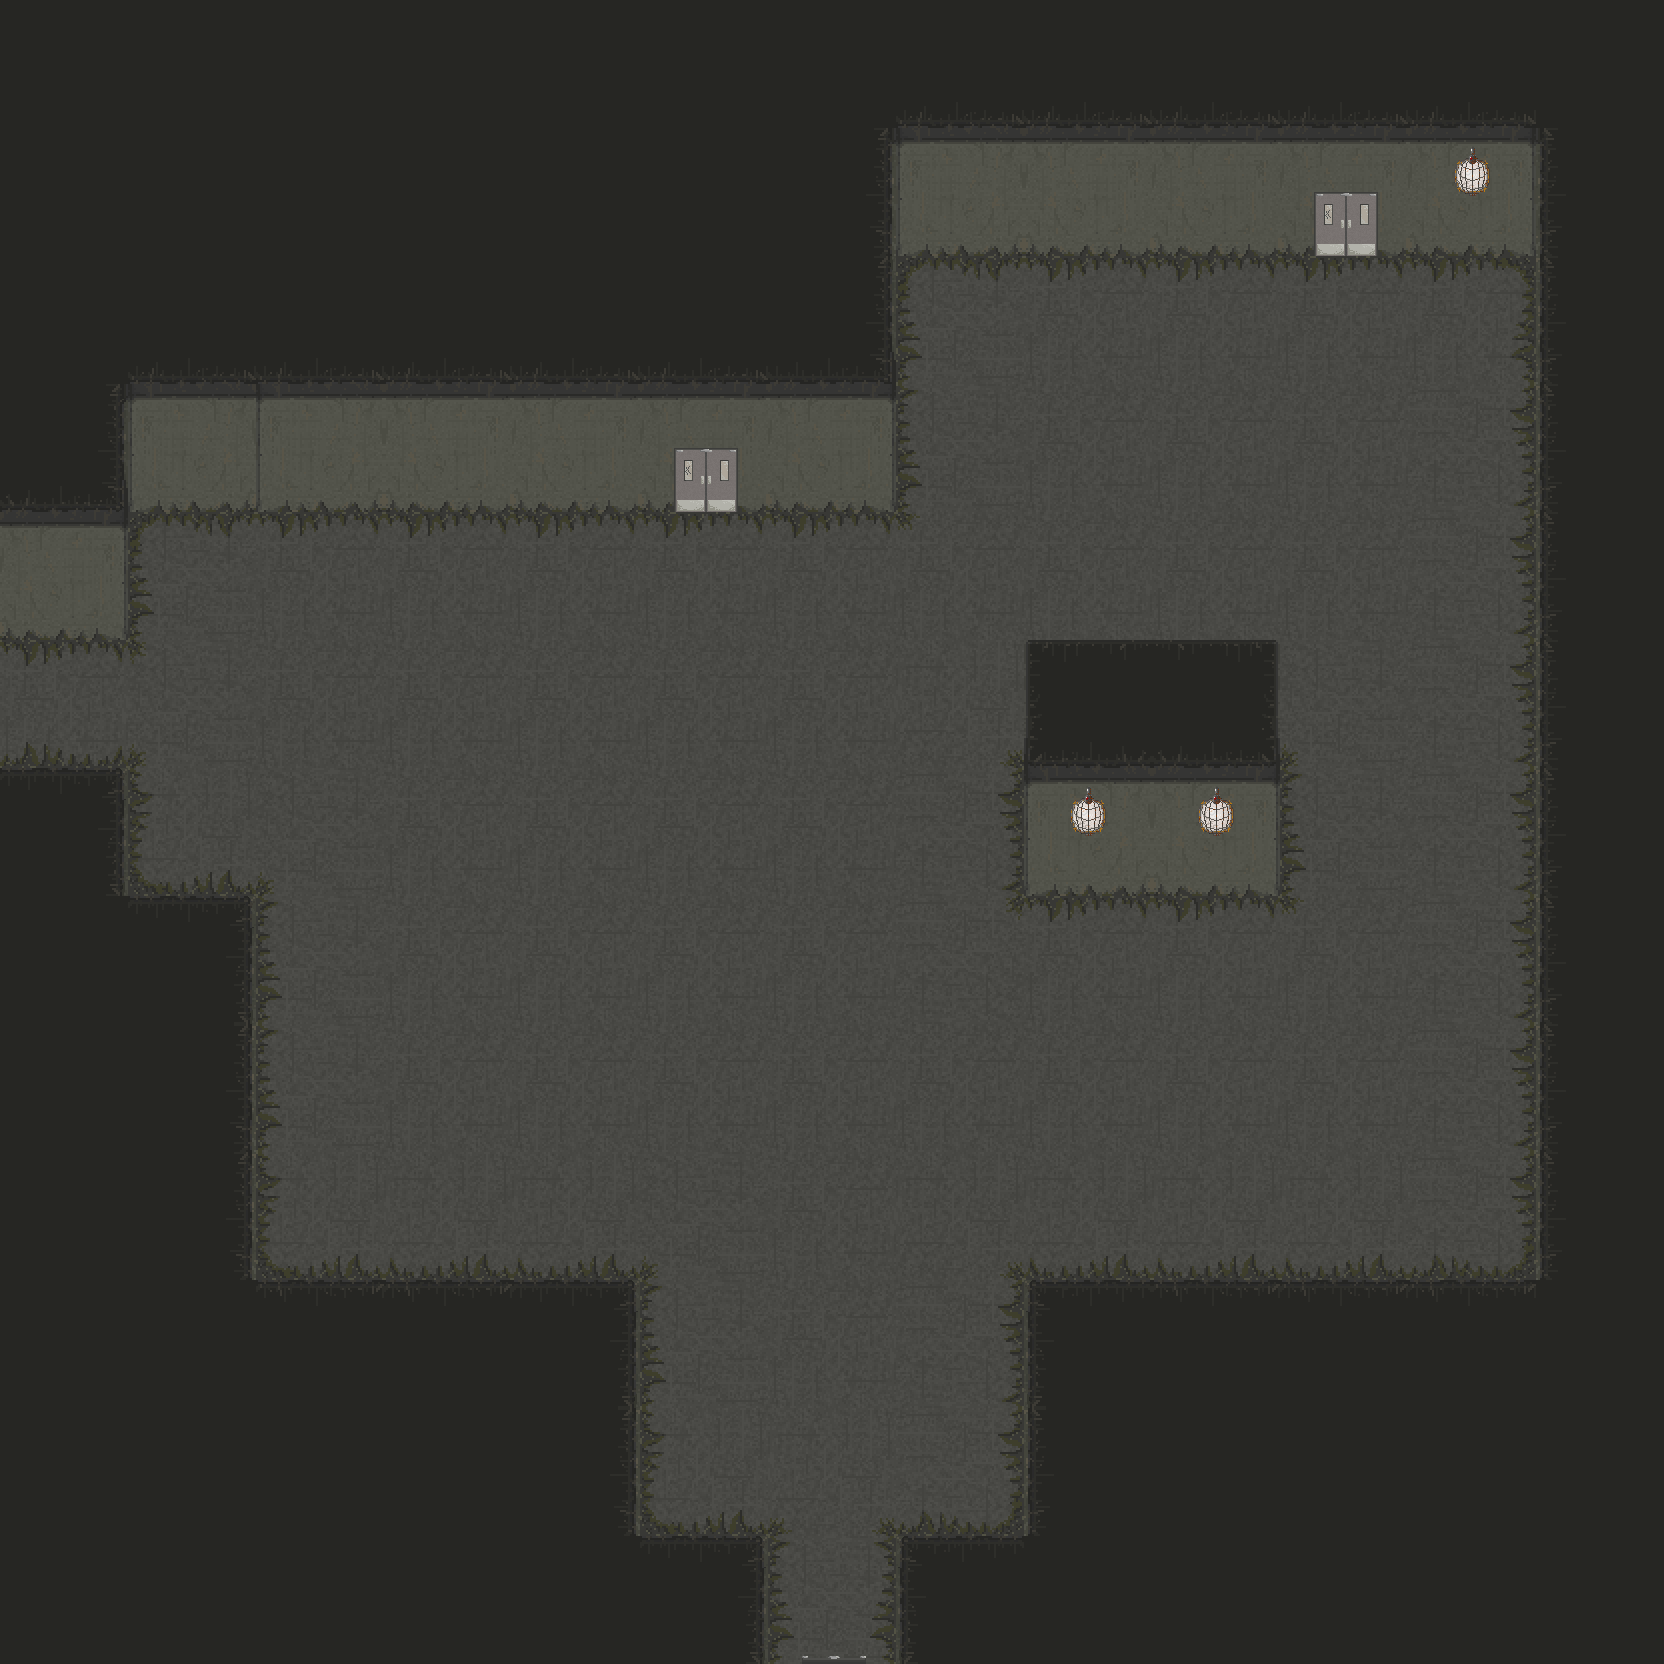

Rendered tile map (Tiled .tmx) drawn with the repository's tilesets; below, a short description and the map source with its tile grids summarised:
An orthogonal 13x13 tile map with 128x128 px tiles, 6 tile layers (sol, decors, mur, decors-lumiere, ...), 6 tilesets and 17 objects (5x NPC_START, TOP_WORLD, PLAYER_START, TOWN_FOLK2, TOWN_FOLK1, ...).

<map version="1.0" tiledversion="1.1.4" orientation="orthogonal" renderorder="left-up" width="13" height="13" tilewidth="128" tileheight="128" infinite="0" nextobjectid="55">
 <tileset firstgid="1" source="tileset/sol.tsx" />
 <tileset firstgid="19" source="tileset/mur.tsx" />
 <tileset firstgid="67" source="tileset/lampe3.tsx" />
 <tileset firstgid="68" source="tileset/lampe2.tsx" />
 <tileset firstgid="69" source="tileset/lampe1.tsx" />
 <tileset firstgid="70" source="tileset/Tileset2.tsx" />
 <layer name="sol" width="13" height="13">
  <data>[169 cells, 79 non-empty, 15 distinct tile ids]</data>
 </layer>
 <layer name="decors" width="13" height="13">
  <data>[169 cells, 0 non-empty, 0 distinct tile ids]</data>
 </layer>
 <layer name="mur" width="13" height="13">
  <data>[169 cells, 13 non-empty, 6 distinct tile ids]</data>
 </layer>
 <layer name="decors-lumiere" width="13" height="13">
  <data>[169 cells, 3 non-empty, 1 distinct tile ids]</data>
 </layer>
 <objectgroup name="objets" />
 <layer name="calque64" width="13" height="13" offsetx="34" offsety="0">
  <data>[169 cells, 3 non-empty, 2 distinct tile ids]</data>
 </layer>
 <layer name="toit" width="13" height="13">
  <data>[169 cells, 79 non-empty, 20 distinct tile ids]</data>
 </layer>
 <objectgroup name="objets-lumiere">
  <object id="38" x="1083.82" y="810.727" width="9.45455" height="12.7273" />
  <object id="39" x="1211.64" y="811.636" width="10.5455" height="11.8182" />
  <object id="40" x="1468" y="170.667" width="10" height="13.3333" />
 </objectgroup>
 <objectgroup name="MAP_COLLISION_LAYER">
  <object id="32" x="1027.33" y="675" width="252" height="162.5" />
  <object id="36" x="128" y="454">
   <polyline points="0,0 766,-2 766,-257 1409,-257 1410,867 897,868 897,1107 773.5,1107 774.375,1207.5 637.094,1207.63 636.813,1107.75 508.25,1106 509,870 127,871 128,470 -3,469 -4,339.5 -127,338.667 -127.667,185.167 -1.66667,186.417 0.333333,1" />
  </object>
 </objectgroup>
 <objectgroup name="MAP_PORTAL_LAYER">
  <object id="41" name="TOP_WORLD" x="0.666667" y="682" width="3.33333" height="64.6667" />
 </objectgroup>
 <objectgroup name="MAP_SPAWNS_LAYER">
  <object id="42" name="NPC_START" x="683.333" y="1420.67" width="64" height="64" />
  <object id="43" name="PLAYER_START" x="800" y="1613.33" width="72.6667" height="36.6667" />
  <object id="44" name="TOWN_FOLK2" x="441" y="1058" width="64" height="64" />
  <object id="45" name="TOWN_FOLK1" x="572" y="1122" width="64" height="64" />
  <object id="46" name="TOWN_FOLK3" x="327" y="1039" width="64" height="64" />
  <object id="47" name="NPC_START" x="688" y="1297" width="64" height="64" />
  <object id="49" name="NPC_START" x="903" y="1438" width="64" height="64" />
  <object id="50" name="NPC_START" x="945" y="1327" width="64" height="64" />
  <object id="51" name="NPC_START" x="806" y="1313" width="64" height="64" />
  <object id="53" name="TOWN_FOLK5" x="429" y="1168" width="64" height="64" />
  <object id="54" name="TOWN_FOLK4" x="327" y="1164" width="64" height="64" />
 </objectgroup>
</map>
